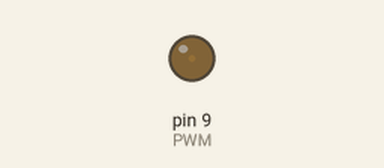
A sketch run on a simulated Arduino Uno, built with avr-gcc and run on an emulated ATmega328P. Parts: output pins drawn as LEDs (lit = HIGH).

Above: at 0.05 s.
At 2.3 s:
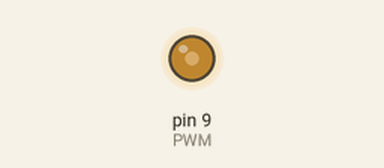
At 4.6 s:
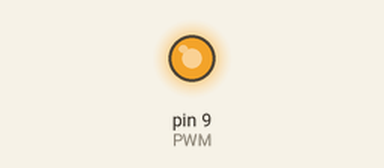
At 9.2 s:
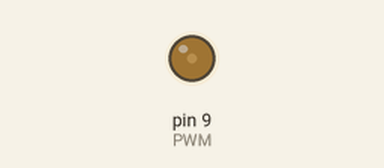
Timing chart, 0 to 13.3 s (numbered marks = the images above):
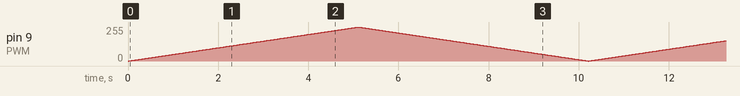

The sketch:

pwm_1.ino
```cpp
#define PWM 9
void setup() {
  // put your setup code here, to run once:
  pinMode(PWM,OUTPUT);
}

void loop() {
  // put your main code here, to run repeatedly:
  int i;
  for(int i=0;i<255;i++){
    analogWrite(PWM,i);
    delay(20);
    //for seeing the waveform orrectly
  }
  for(i=255;i>0;i--){
    analogWrite(PWM,i);
    delay(20);
    //for seeing the waveform orrectly
  }
}
```
